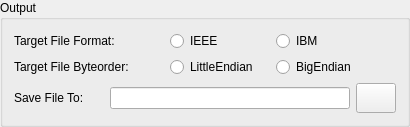
       <widget class="QGroupBox" name="groupOutput">
        <property name="minimumSize">
         <size>
          <width>0</width>
          <height>0</height>
         </size>
        </property>
        <property name="maximumSize">
         <size>
          <width>550</width>
          <height>2000</height>
         </size>
        </property>
        <property name="title">
         <string>Output</string>
        </property>
        <layout class="QVBoxLayout" name="verticalLayout">
         <item>
          <layout class="QHBoxLayout" name="horizontalLayout_3">
           <item>
            <widget class="QLabel" name="label_3">
             <property name="minimumSize">
              <size>
               <width>150</width>
               <height>0</height>
              </size>
             </property>
             <property name="text">
              <string>Target File Format:</string>
             </property>
            </widget>
           </item>
           <item>
            <widget class="QRadioButton" name="radioIEEE">
             <property name="minimumSize">
              <size>
               <width>100</width>
               <height>0</height>
              </size>
             </property>
             <property name="text">
              <string>IEEE</string>
             </property>
            </widget>
           </item>
           <item>
            <widget class="QRadioButton" name="radioIBM">
             <property name="text">
              <string>IBM</string>
             </property>
            </widget>
           </item>
           <item>
            <spacer name="horizontalSpacer">
             <property name="orientation">
              <enum>Qt::Horizontal</enum>
             </property>
             <property name="sizeHint" stdset="0">
              <size>
               <width>40</width>
               <height>20</height>
              </size>
             </property>
            </spacer>
           </item>
          </layout>
         </item>
         <item>
          <layout class="QHBoxLayout" name="horizontalLayout_4">
           <item>
            <widget class="QLabel" name="label_4">
             <property name="minimumSize">
              <size>
               <width>150</width>
               <height>0</height>
              </size>
             </property>
             <property name="text">
              <string>Target File Byteorder:</string>
             </property>
            </widget>
           </item>
           <item>
            <widget class="QRadioButton" name="radioLittleEndian">
             <property name="minimumSize">
              <size>
               <width>100</width>
               <height>0</height>
              </size>
             </property>
             <property name="text">
              <string>LittleEndian</string>
             </property>
            </widget>
           </item>
           <item>
            <widget class="QRadioButton" name="radioBigEndian">
             <property name="text">
              <string>BigEndian</string>
             </property>
            </widget>
           </item>
           <item>
            <spacer name="horizontalSpacer_2">
             <property name="orientation">
              <enum>Qt::Horizontal</enum>
             </property>
             <property name="sizeHint" stdset="0">
              <size>
               <width>40</width>
               <height>20</height>
              </size>
             </property>
            </spacer>
           </item>
          </layout>
         </item>
         <item>
          <layout class="QHBoxLayout" name="horizontalLayout_5">
           <item>
            <widget class="QLabel" name="label_5">
             <property name="minimumSize">
              <size>
               <width>90</width>
               <height>0</height>
              </size>
             </property>
             <property name="maximumSize">
              <size>
               <width>90</width>
               <height>16777215</height>
              </size>
             </property>
             <property name="text">
              <string>Save File To:</string>
             </property>
            </widget>
           </item>
           <item>
            <widget class="QLineEdit" name="lineConvertToFileName"/>
           </item>
           <item>
            <widget class="QPushButton" name="btnConvertTo">
             <property name="minimumSize">
              <size>
               <width>30</width>
               <height>30</height>
              </size>
             </property>
             <property name="text">
              <string/>
             </property>
             <property name="icon">
              <iconset resource="image.qrc">
               <normaloff>:/new/prefix1/image/document-save.png</normaloff>:/new/prefix1/image/document-save.png</iconset>
             </property>
            </widget>
           </item>
          </layout>
         </item>
        </layout>
       </widget>
